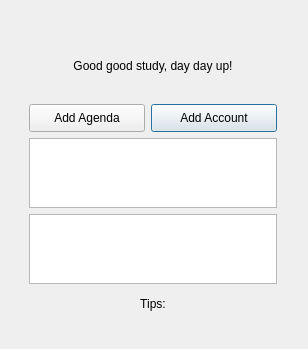
<?xml version="1.0" encoding="UTF-8"?>
<ui version="4.0">
 <class>InLook</class>
 <widget class="QDialog" name="InLook">
  <property name="geometry">
   <rect>
    <x>0</x>
    <y>0</y>
    <width>308</width>
    <height>349</height>
   </rect>
  </property>
  <property name="sizePolicy">
   <sizepolicy hsizetype="Preferred" vsizetype="Preferred">
    <horstretch>0</horstretch>
    <verstretch>0</verstretch>
   </sizepolicy>
  </property>
  <property name="windowTitle">
   <string>Dialog</string>
  </property>
  <layout class="QGridLayout" name="gridLayout_2">
   <property name="leftMargin">
    <number>0</number>
   </property>
   <property name="topMargin">
    <number>0</number>
   </property>
   <item row="0" column="0">
    <widget class="QWidget" name="mainWidget" native="true">
     <property name="cursor">
      <cursorShape>ArrowCursor</cursorShape>
     </property>
     <layout class="QGridLayout" name="gridLayout">
      <property name="leftMargin">
       <number>29</number>
      </property>
      <property name="topMargin">
       <number>0</number>
      </property>
      <property name="rightMargin">
       <number>9</number>
      </property>
      <property name="bottomMargin">
       <number>9</number>
      </property>
      <item row="6" column="0" colspan="5">
       <widget class="QLabel" name="bottomEdge">
        <property name="minimumSize">
         <size>
          <width>0</width>
          <height>5</height>
         </size>
        </property>
        <property name="maximumSize">
         <size>
          <width>16777215</width>
          <height>5</height>
         </size>
        </property>
        <property name="text">
         <string/>
        </property>
       </widget>
      </item>
      <item row="6" column="5">
       <widget class="QLabel" name="cornerEdge">
        <property name="minimumSize">
         <size>
          <width>5</width>
          <height>5</height>
         </size>
        </property>
        <property name="maximumSize">
         <size>
          <width>5</width>
          <height>5</height>
         </size>
        </property>
        <property name="text">
         <string/>
        </property>
       </widget>
      </item>
      <item row="2" column="2" colspan="3">
       <widget class="QPushButton" name="addMailAccButton">
        <property name="sizePolicy">
         <sizepolicy hsizetype="Minimum" vsizetype="Preferred">
          <horstretch>0</horstretch>
          <verstretch>0</verstretch>
         </sizepolicy>
        </property>
        <property name="minimumSize">
         <size>
          <width>0</width>
          <height>28</height>
         </size>
        </property>
        <property name="maximumSize">
         <size>
          <width>16777215</width>
          <height>28</height>
         </size>
        </property>
        <property name="text">
         <string>Add Account</string>
        </property>
       </widget>
      </item>
      <item row="0" column="4">
       <widget class="QLabel" name="moveButton">
        <property name="sizePolicy">
         <sizepolicy hsizetype="Fixed" vsizetype="Fixed">
          <horstretch>0</horstretch>
          <verstretch>0</verstretch>
         </sizepolicy>
        </property>
        <property name="minimumSize">
         <size>
          <width>28</width>
          <height>28</height>
         </size>
        </property>
        <property name="maximumSize">
         <size>
          <width>28</width>
          <height>28</height>
         </size>
        </property>
        <property name="toolTip">
         <string>Drag me to move.</string>
        </property>
        <property name="text">
         <string/>
        </property>
       </widget>
      </item>
      <item row="3" column="0" colspan="5">
       <widget class="QListView" name="unrdListView">
        <property name="sizePolicy">
         <sizepolicy hsizetype="Expanding" vsizetype="Preferred">
          <horstretch>0</horstretch>
          <verstretch>0</verstretch>
         </sizepolicy>
        </property>
        <property name="verticalScrollBarPolicy">
         <enum>Qt::ScrollBarAlwaysOff</enum>
        </property>
        <property name="horizontalScrollBarPolicy">
         <enum>Qt::ScrollBarAlwaysOff</enum>
        </property>
        <property name="sizeAdjustPolicy">
         <enum>QAbstractScrollArea::AdjustToContents</enum>
        </property>
        <property name="autoScroll">
         <bool>false</bool>
        </property>
        <property name="resizeMode">
         <enum>QListView::Adjust</enum>
        </property>
        <property name="spacing">
         <number>2</number>
        </property>
       </widget>
      </item>
      <item row="5" column="0" colspan="5">
       <widget class="QLabel" name="statusLabel">
        <property name="sizePolicy">
         <sizepolicy hsizetype="Preferred" vsizetype="Preferred">
          <horstretch>0</horstretch>
          <verstretch>0</verstretch>
         </sizepolicy>
        </property>
        <property name="minimumSize">
         <size>
          <width>0</width>
          <height>28</height>
         </size>
        </property>
        <property name="maximumSize">
         <size>
          <width>16777215</width>
          <height>28</height>
         </size>
        </property>
        <property name="text">
         <string>Tips:</string>
        </property>
        <property name="alignment">
         <set>Qt::AlignCenter</set>
        </property>
        <property name="wordWrap">
         <bool>true</bool>
        </property>
       </widget>
      </item>
      <item row="1" column="5" rowspan="5">
       <widget class="QLabel" name="rightEdge">
        <property name="minimumSize">
         <size>
          <width>5</width>
          <height>0</height>
         </size>
        </property>
        <property name="maximumSize">
         <size>
          <width>5</width>
          <height>16777215</height>
         </size>
        </property>
        <property name="text">
         <string/>
        </property>
       </widget>
      </item>
      <item row="0" column="0" colspan="3">
       <widget class="QListWidget" name="listWidget">
        <property name="sizePolicy">
         <sizepolicy hsizetype="Expanding" vsizetype="Fixed">
          <horstretch>0</horstretch>
          <verstretch>0</verstretch>
         </sizepolicy>
        </property>
        <property name="minimumSize">
         <size>
          <width>0</width>
          <height>28</height>
         </size>
        </property>
        <property name="maximumSize">
         <size>
          <width>16777215</width>
          <height>28</height>
         </size>
        </property>
        <property name="styleSheet">
         <string notr="true">background-color: rgba(0, 0, 0,0);
border-color: rgba(0, 0, 0, 0);</string>
        </property>
        <property name="frameShape">
         <enum>QFrame::NoFrame</enum>
        </property>
        <property name="frameShadow">
         <enum>QFrame::Plain</enum>
        </property>
        <property name="flow">
         <enum>QListView::LeftToRight</enum>
        </property>
        <property name="spacing">
         <number>2</number>
        </property>
       </widget>
      </item>
      <item row="4" column="0" colspan="5">
       <widget class="QListView" name="agndListView">
        <property name="sizePolicy">
         <sizepolicy hsizetype="Expanding" vsizetype="Preferred">
          <horstretch>0</horstretch>
          <verstretch>0</verstretch>
         </sizepolicy>
        </property>
        <property name="verticalScrollBarPolicy">
         <enum>Qt::ScrollBarAlwaysOff</enum>
        </property>
        <property name="horizontalScrollBarPolicy">
         <enum>Qt::ScrollBarAlwaysOff</enum>
        </property>
        <property name="sizeAdjustPolicy">
         <enum>QAbstractScrollArea::AdjustToContents</enum>
        </property>
        <property name="autoScroll">
         <bool>false</bool>
        </property>
        <property name="resizeMode">
         <enum>QListView::Adjust</enum>
        </property>
        <property name="spacing">
         <number>2</number>
        </property>
       </widget>
      </item>
      <item row="1" column="0" colspan="5">
       <widget class="QLabel" name="dayQuetoLabel">
        <property name="sizePolicy">
         <sizepolicy hsizetype="Preferred" vsizetype="Fixed">
          <horstretch>0</horstretch>
          <verstretch>0</verstretch>
         </sizepolicy>
        </property>
        <property name="minimumSize">
         <size>
          <width>0</width>
          <height>28</height>
         </size>
        </property>
        <property name="maximumSize">
         <size>
          <width>16777215</width>
          <height>70</height>
         </size>
        </property>
        <property name="text">
         <string>Good good study, day day up!</string>
        </property>
        <property name="alignment">
         <set>Qt::AlignCenter</set>
        </property>
        <property name="wordWrap">
         <bool>true</bool>
        </property>
       </widget>
      </item>
      <item row="2" column="0" colspan="2">
       <widget class="QPushButton" name="addAgndButton">
        <property name="sizePolicy">
         <sizepolicy hsizetype="Minimum" vsizetype="Preferred">
          <horstretch>0</horstretch>
          <verstretch>0</verstretch>
         </sizepolicy>
        </property>
        <property name="minimumSize">
         <size>
          <width>0</width>
          <height>28</height>
         </size>
        </property>
        <property name="maximumSize">
         <size>
          <width>16777215</width>
          <height>28</height>
         </size>
        </property>
        <property name="text">
         <string>Add Agenda</string>
        </property>
       </widget>
      </item>
      <item row="0" column="3">
       <widget class="QLabel" name="changeButton">
        <property name="sizePolicy">
         <sizepolicy hsizetype="Fixed" vsizetype="Fixed">
          <horstretch>0</horstretch>
          <verstretch>0</verstretch>
         </sizepolicy>
        </property>
        <property name="minimumSize">
         <size>
          <width>28</width>
          <height>28</height>
         </size>
        </property>
        <property name="maximumSize">
         <size>
          <width>28</width>
          <height>28</height>
         </size>
        </property>
        <property name="toolTip">
         <string>Unlock/Lock to move/change.</string>
        </property>
        <property name="text">
         <string/>
        </property>
       </widget>
      </item>
     </layout>
    </widget>
   </item>
  </layout>
 </widget>
 <tabstops>
  <tabstop>listWidget</tabstop>
 </tabstops>
 <resources/>
 <connections/>
</ui>
